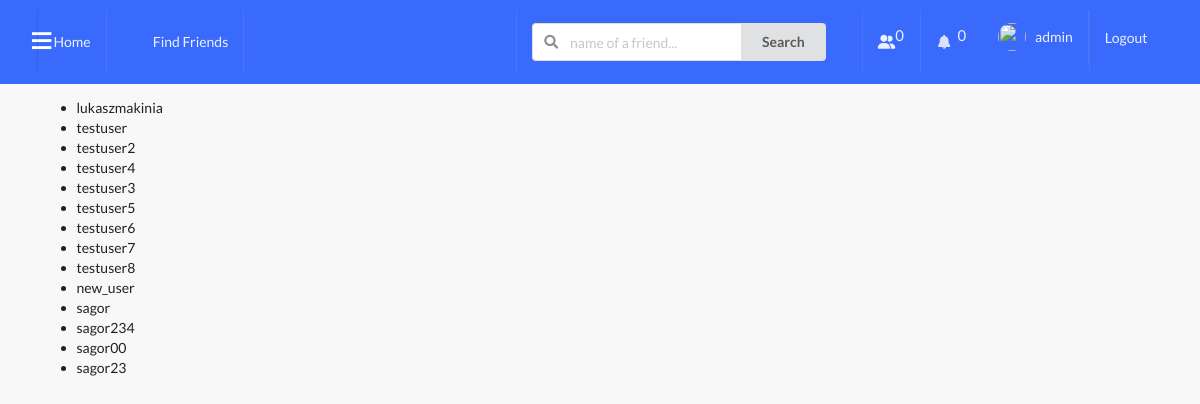
Screenshot of /profiles/to-invite/ (signed in) with the database file from the repository.
### profiles/models.py (models this page shows, shortened)
class Profile(models.Model):
    first_name = models.CharField(max_length=200, blank=True)
    last_name = models.CharField(max_length=200, blank=True)
    user = models.OneToOneField(User, on_delete=models.CASCADE)
    bio = models.TextField(default="no bio...", max_length=300)
    email = models.EmailField(max_length=200, blank=True)
    country = models.CharField(max_length=200, blank=True)
    location = models.CharField(max_length=100, null=True, blank=True)
    facebook_url = models.CharField(max_length=80, null=True, blank=True)
    avatar = models.ImageField(default='avatar.png', upload_to='avatars/', verbose_name='Picture')
    friends = models.ManyToManyField(User, blank=True, related_name='friends')
    slug = models.SlugField(unique=True, blank=True)
    updated = models.DateTimeField(auto_now=True)
    created = models.DateTimeField(auto_now_add=True)
    is_block = models.BooleanField(default=False)
    objects = ProfileManager()
    def __str__(self):
        return f"{self.user.username}"
    __initial_first_name = None
    __initial_last_name = None

### profiles/views.py (the view)
# urls.py: path('to-invite/', invite_profiles_list_view, name='invite-profiles-view'),
@login_required
def invite_profiles_list_view(request):
    user = request.user
    qs = Profile.objects.get_all_profiles_to_invite(user)
    context = {'qs': qs}
    return render(request, 'profiles/to_invite_list.html', context)

### profiles/context_processors.py (called while the page is built)
def profile_pic(request):
    if request.user.is_authenticated:
        profile_obj = Profile.objects.get(user=request.user)
        pic = profile_obj.avatar
        return {'picture':pic}
    return {}

def invatations_received_no(request):
    if request.user.is_authenticated:
        profile_obj = Profile.objects.get(user=request.user)
        qs_count = Relationship.objects.invatations_received(profile_obj).count()
        return {'invites_num':qs_count}
    return {}

### profiles/models.py (called while the page is built)
    def get_all_profiles_to_invite(self, sender):
        profiles = Profile.objects.all().exclude(user=sender)
        profile = Profile.objects.get(user=sender)
        qs = Relationship.objects.filter(Q(sender=profile) | Q(receiver=profile))
        accepted = set([])
        for rel in qs:
            if rel.status == 'accepted':
                accepted.add(rel.receiver)
                accepted.add(rel.sender)
        available = [profile for profile in profiles if profile not in accepted]
        return available

    def invatations_received(self, receiver):
        qs = Relationship.objects.filter(receiver=receiver, status='send')
        return qs

### profiles/templates/profiles/to_invite_list.html (shortened to what this page needs)
{% extends 'base.html' %}
{% block content %}
    <ul>
        {% for item in qs %}
            <li>{{item}}</li>
        {% endfor %}
    </ul>
{% endblock content %}

### templates/main/navbar.html (shortened to what this page needs)
{% url 'home-view' as path_to_home %}
{% url 'posts:main-post-view' as path_to_posts %}
{% url 'profiles:my-profile-view' as path_to_my_profile %}
{% url 'profiles:my-invites-view' as path_to_my_invites %}
{% url 'profiles:invite-profiles-view' as path_to_invites %}
{% url 'profiles:all-profiles-view' as path_to_all_profiles %}
{% url 'profiles:search-profile' as search_profile %}
{% url 'logout' as logout %}
{% url 'notifications:show-notifications' as path_to_all_notifications %}
{% url 'product' as path_to_product %}
{% if request.user.is_authenticated %}
<div class="ui inverted menu nav mb-7" style="margin: 0px;">
   <span id="showsidebar"class="_icon">&equiv;</span>
  <div class="ui container">
    <a href="{% url 'posts:main-post-view' %}" class="{% if request.path == path_to_posts %}active{% endif %} item">
        Home
    </a>
       <a href="{{path_to_all_profiles}}" class="{% if request.path == path_to_all_profiles %}active{% endif %} item" style="margin-left: 30px">
       Find Friends
     </a>
    {% endif %}
    <div class="right menu">
        {% if request.user.is_authenticated %}
             <div class="item" style="margin-right:20px">
              <form action="{{search_profile}}" method="get">
                <div class="ui action left icon input">
                <input class="prompt" type="text" name="q" placeholder="name of a friend...">
                <button type='submit' class="ui button">Search</button>
                </div>
            </form>
            </div>
            <a href="{{path_to_my_invites}}" class="{% if request.path == path_to_my_invites %}active{% endif %} item">
                 <i class="fas fa-user-friends"></i>
                <sup style="padding:0px; margin:0px; font-size:15px;">{{invites_num}}</sup>
            </a>
            <a href="{{path_to_all_notifications}}" class="{% if request.path == path_to_all_notifications %}active{% endif %} item">
                <i class="bell icon"></i>
                <sup style="padding:0px; margin:0px; font-size:15px;">{{invites_num}}</sup>
            </a>
            <div style="padding-left:20x;">
            <a href="{{path_to_my_profile}}" class="{% if request.path == path_to_my_profile %}active{% endif %} item">
                <img src={{picture.url}} class="ui avatar image">&nbsp;
                 {{ request.user }}
            </a>
            </div>
            <a href="{{logout}}" class="ui item" style="padding-bottom:22px">
                Logout
            </a>
        {% else %}
        <a href="" class="ui item">
                Login
            </a>
        {% endif %}
    </div>
  </div>
</div>

### static_project/style.css (style rules this page uses)
body { background: #F8F8F8 !important; }
.nav { border-radius: 0px !important; padding: 10px 0 10px 0 !important; background-color: #396afc !important; }
.mb-7 { margin-bottom: 7px !important; }

### templates/main/navbar.html (style rules this page uses)
._icon { position: absolute; margin-top: 20px; padding-left:30px; display: block; font-size: 30pt; color: #fff; text-decoration: none; font-family: 'Carrois Gothic', sans-serif; cursor: pointer; position: fixed; }

### rows the page displays
Profile: user.username "lukaszmakinia"
Profile: user.username "testuser"
Profile: user.username "testuser2"
Profile: user.username "testuser4"
Profile: user.username "testuser3"
Profile: user.username "testuser5"
Profile: user.username "testuser6"
Profile: user.username "testuser7"
Profile: user.username "testuser8"
Profile: user.username "new_user"
Profile: user.username "sagor"
Profile: user.username "sagor234"
Profile: user.username "sagor00"
Profile: user.username "sagor23"

### other values shown
{{ invites_num }} "0"
{{ request.user }} "admin"
